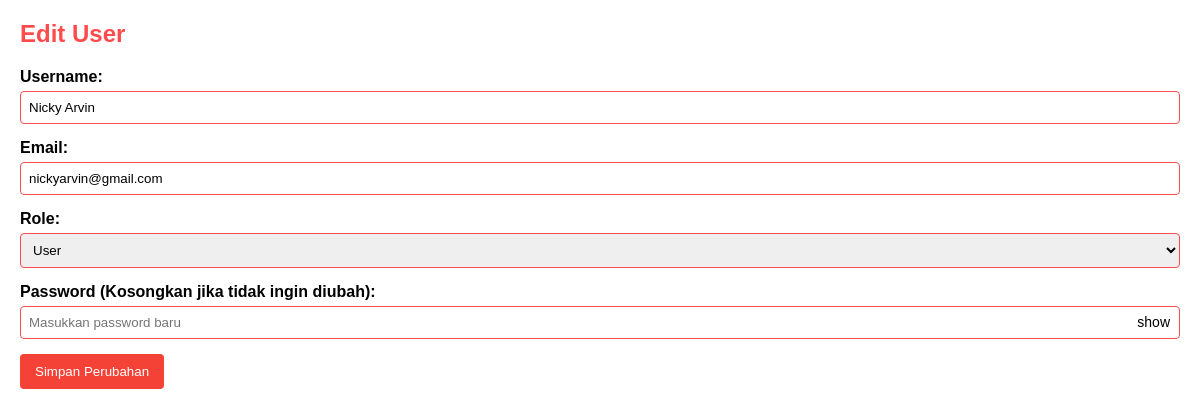
The page /maskapai_penerbangan/admin/editUser.php?id=20 on the database its author committed.
### tables this page shows
CREATE TABLE `user` (
  `id` int(11) NOT NULL,
  `username` varchar(50) DEFAULT NULL,
  `role` varchar(50) DEFAULT NULL,
  `password` varchar(255) DEFAULT NULL,
  `email` varchar(255) DEFAULT NULL,
  `created_at` datetime NOT NULL DEFAULT current_timestamp()
);

### maskapai_penerbangan/admin/editUser.php (the view, shortened to what this page needs)
<?php
include "../server/database.php";
if(isset($_GET['id'])) {
    $id = (int)$_GET['id'];
    $query = "SELECT * FROM user WHERE id = $id";
    $result = mysqli_query($db, $query);
    $user = mysqli_fetch_assoc($result);
}
?>
<!DOCTYPE html>
<html lang="en">
<head>
</head>
<body>
    <h2>Edit User</h2>
    <form method="POST" action="./proses/admin_proses_edit_user.php">
        <div class="form-group">
            <label for="username">Username:</label>
            <input type="text" id="username" name="username" value="<?php echo htmlspecialchars($user['username']); ?>" required>
        </div>
        <div class="form-group">
            <label for="email">Email:</label>
            <input type="email" id="email" name="email" value="<?php echo htmlspecialchars($user['email']); ?>" required>
        </div>
        <div class="form-group">
            <label for="role">Role:</label>
            <select id="role" name="role" required>
                <option value="user" <?php echo ($user['role'] == 'user') ? 'selected' : ''; ?>>User</option>
            </select>
        </div>
        <div class="form-group">
            <label for="password">Password (Kosongkan jika tidak ingin diubah):</label>
            <div style="position:relative;">
                <input type="password" id="password" name="password" placeholder="Masukkan password baru" style="padding-right:40px;">
                <span toggle="#password" class="toggle-password" style="position:absolute; right:10px; top:50%; transform:translateY(-50%); cursor:pointer;">show</span>
            </div>
        </div>
        <button type="submit">Simpan Perubahan</button>
    </form>
</body>
</html>

### maskapai_penerbangan/admin/editUser.php (style rules this page uses)
body { font-family: Arial, sans-serif; padding: 0 20px; margin: 0; }
h2 { color: #ff4b4b; }
.form-group { margin-bottom: 15px; }
label { display: block; margin-bottom: 5px; font-weight: bold; }
input, select { width: 100%; padding: 8px; border: 1px solid #ff4b4b; border-radius: 4px; box-sizing: border-box; outline: none; }
button { background-color: #f44336; color: white; border: none; padding: 10px 15px; border-radius: 4px; cursor: pointer; }
.toggle-password { font-size: 14px; user-select: none; opacity: 1; transition: opacity 0.3s; }

### rows shown on the page
user: username "Nicky Arvin", email "nickyarvin@gmail.com", role "User"
